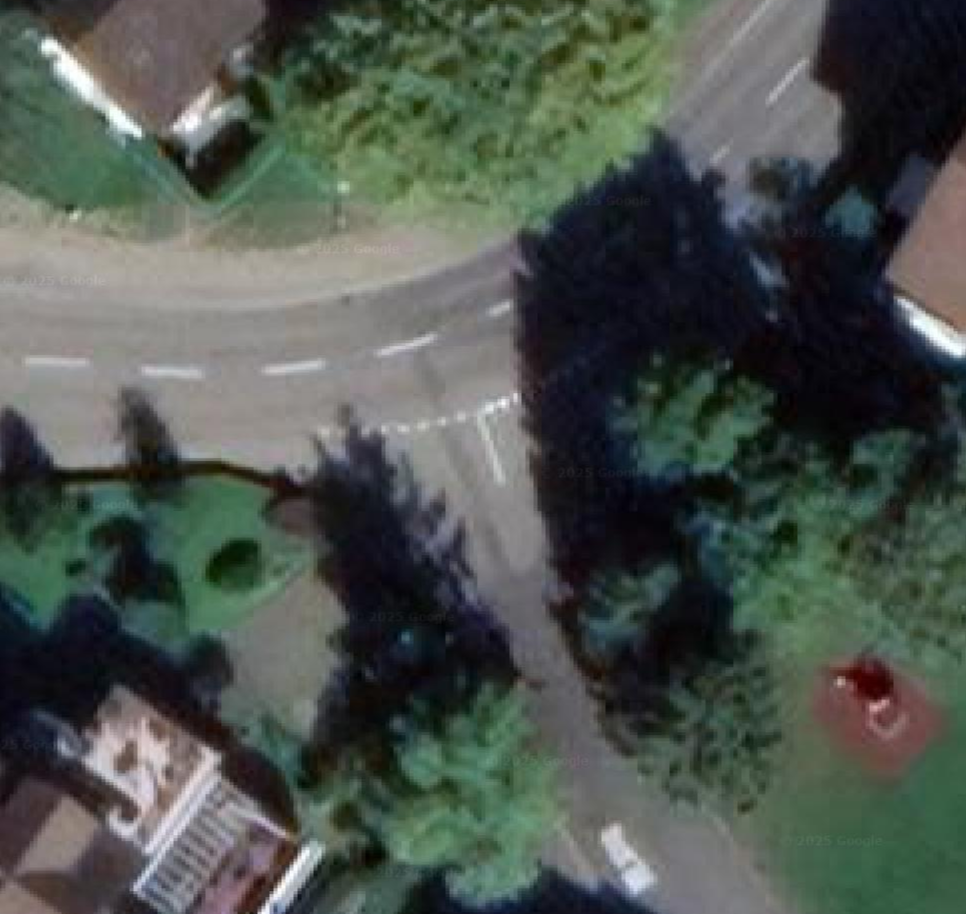
#> input picture experiments/map_samples/image copy 2.png, 966 x 914 px, given in place of drone.png, which was not available
$ python edge_detection_comparison.py   (older library calls are emulated)
#> lines starting #> are read from the running program, lines starting #| are printed output that depends on the picture; pictures that were not available may be replaced by others from this repository, and a replacement may not be noted
import cv2
import numpy as np
from pathlib import Path
import sys

def load_image(image_path):
    """Load an image and return it as a numpy array"""
    img = cv2.imread(str(image_path))
    if img is None:
        raise ValueError(f"Failed to load image: {image_path}")
    return img

def apply_sobel_edges(image):
    """Apply Sobel edge detection"""
    # Convert to grayscale
    gray = cv2.cvtColor(image, cv2.COLOR_BGR2GRAY)
    # Apply Sobel in both x and y directions
    sobelx = cv2.Sobel(gray, cv2.CV_64F, 1, 0, ksize=3)
    sobely = cv2.Sobel(gray, cv2.CV_64F, 0, 1, ksize=3)
    # Combine the results
    sobel = np.sqrt(sobelx**2 + sobely**2)
    # Normalize to 0-255
    sobel = cv2.normalize(sobel, None, 0, 255, cv2.NORM_MINMAX, dtype=cv2.CV_8U)
    return cv2.cvtColor(sobel, cv2.COLOR_GRAY2BGR)

def apply_canny_edges(image, threshold1=100, threshold2=200):
    """Apply Canny edge detection"""
    # Convert to grayscale
    gray = cv2.cvtColor(image, cv2.COLOR_BGR2GRAY)
    # Apply Canny
    edges = cv2.Canny(gray, threshold1, threshold2)
    return cv2.cvtColor(edges, cv2.COLOR_GRAY2BGR)

def apply_laplacian_edges(image):
    """Apply Laplacian edge detection"""
    # Convert to grayscale
    gray = cv2.cvtColor(image, cv2.COLOR_BGR2GRAY)
    # Apply Laplacian
    laplacian = cv2.Laplacian(gray, cv2.CV_64F)
    # Convert to absolute values
    laplacian = np.uint8(np.absolute(laplacian))
    return cv2.cvtColor(laplacian, cv2.COLOR_GRAY2BGR)

def create_comparison_image(images, titles):
    """Create a side-by-side comparison of images"""
    # Get the height of the first image
    height = images[0].shape[0]
    # Calculate total width
    total_width = sum(img.shape[1] for img in images)

    # Create a blank image
    comparison = np.zeros((height, total_width, 3), dtype=np.uint8)

    # Place each image side by side
    x_offset = 0
    for img in images:
        comparison[0:height, x_offset:x_offset + img.shape[1]] = img
        x_offset += img.shape[1]

    return comparison

def save_image(image, output_path):
    """Save an image to the specified path"""
    cv2.imwrite(str(output_path), image)

def main():
    try:
        print("Starting edge detection comparison...")

        # Define paths
        base_path = Path(__file__).parent
        drone_path = base_path / "drone.png"
        google_path = base_path / "google.png"

        # Create output directory
        output_dir = base_path / "processed"
        output_dir.mkdir(exist_ok=True)

        # Load images
        print("Loading images...")
        drone_img = load_image(drone_path)
#> in load_image, img is the input picture: shape (914, 966, 3); mean B, G, R 77.9, 84.1, 76.5
        google_img = load_image(google_path)
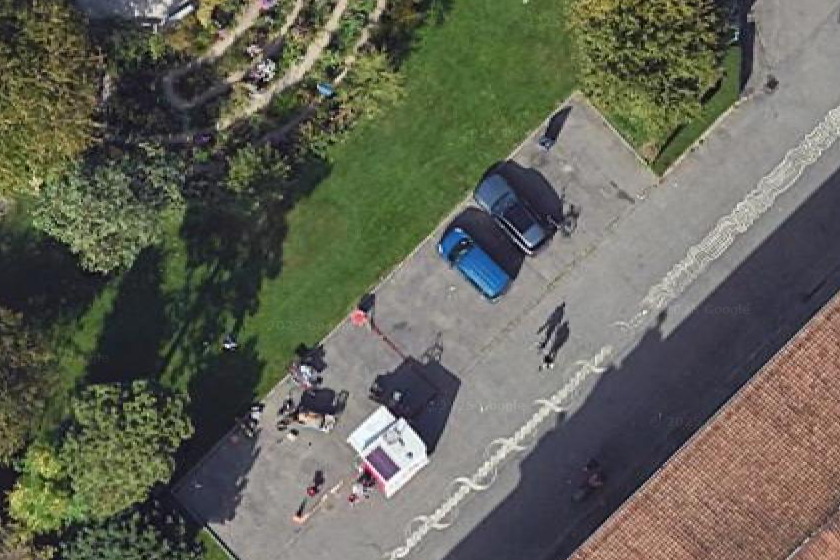
#> input picture experiments/preprocessing_samples/google.png, 840 x 560 px
#> in load_image, img is the input picture: shape (560, 840, 3); mean B, G, R 87.6, 100.2, 99.2

        print(f"Original drone image shape: {drone_img.shape}")
#| Original drone image shape: (914, 966, 3)
        print(f"Original Google image shape: {google_img.shape}")
#| Original Google image shape: (560, 840, 3)

        # Resize drone image to match Google image's width while maintaining aspect ratio
        target_width = google_img.shape[1]
#> target_width = 840
        aspect_ratio = drone_img.shape[0] / drone_img.shape[1]
#> aspect_ratio = 0.946
        target_height = int(target_width * aspect_ratio)
#> target_height = 794
        drone_resized = cv2.resize(drone_img, (target_width, target_height))
        print(f"Resized drone image shape: {drone_resized.shape}")
#| Resized drone image shape: (794, 840, 3)

        # Apply different edge detection methods to drone image
        print("Applying edge detection to drone image...")
        drone_sobel = apply_sobel_edges(drone_resized)
        drone_canny = apply_canny_edges(drone_resized)
#> in apply_canny_edges, `edges = cv2.Canny(gray, threshold1, threshold2)`:
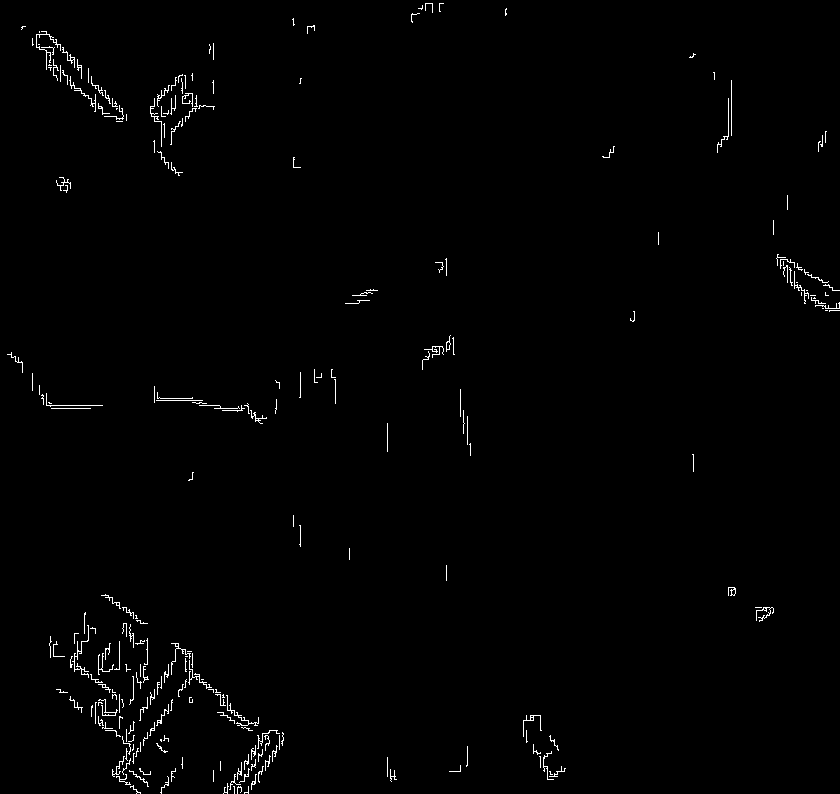
#> edges: shape (794, 840); 0.95% white in thin lines or dots
#> in apply_canny_edges, `return cv2.cvtColor(edges, cv2.COLOR_GRAY2BGR)`: returned value: shape (794, 840, 3); 0.95% white in thin lines or dots
        drone_laplacian = apply_laplacian_edges(drone_resized)

        # Apply different edge detection methods to Google image
        print("Applying edge detection to Google image...")
        google_sobel = apply_sobel_edges(google_img)
#> in apply_sobel_edges (call 2), `sobely = cv2.Sobel(gray, cv2.CV_64F, 0, 1, ksize=3)`:
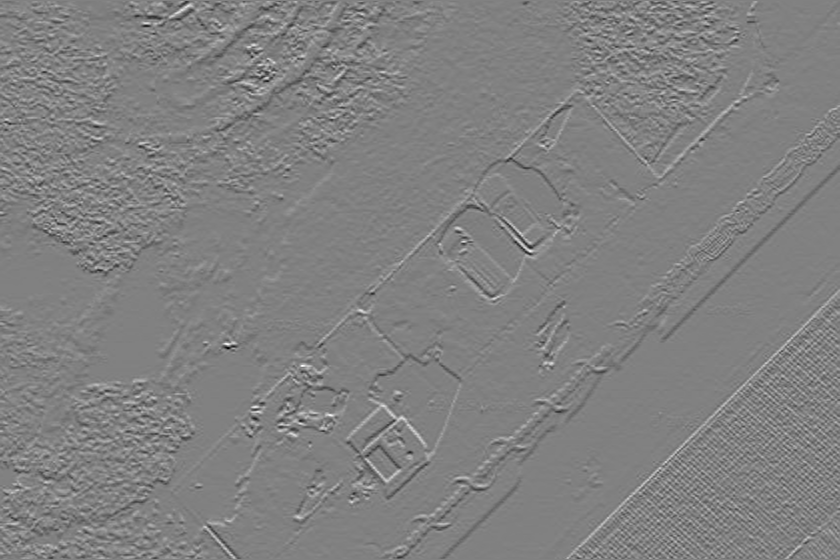
#> sobely: shape (560, 840) float64; min -705, max 688, mean 0.1; drawn with min black and max white
        google_canny = apply_canny_edges(google_img)
#> in apply_canny_edges (call 2), `edges = cv2.Canny(gray, threshold1, threshold2)`: edges: shape (560, 840); 11.5% white in thin lines or dots
#> in apply_canny_edges (call 2), `return cv2.cvtColor(edges, cv2.COLOR_GRAY2BGR)`: returned value: shape (560, 840, 3); 11.5% white in thin lines or dots
        google_laplacian = apply_laplacian_edges(google_img)
#> in apply_laplacian_edges (call 2), `laplacian = np.uint8(np.absolute(laplacian))`:
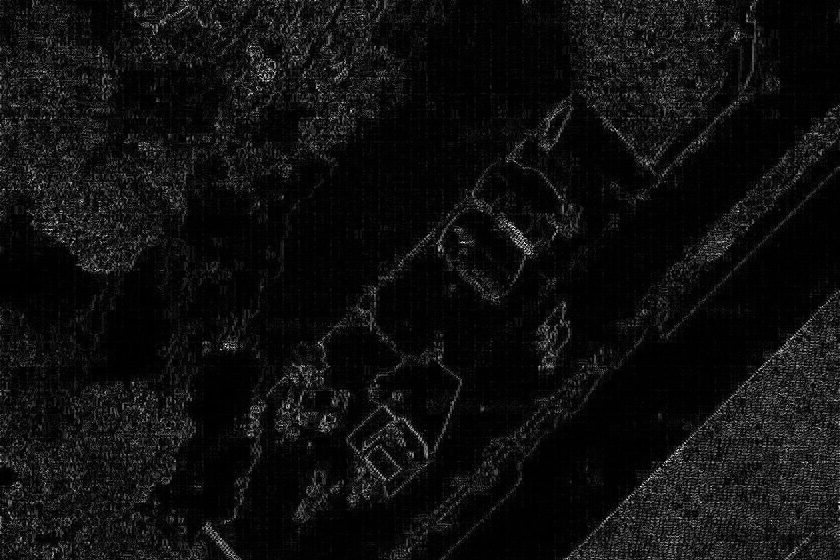
#> laplacian: shape (560, 840); min 0, max 255, mean 15

        # Create comparison images
        print("Creating comparison images...")
        drone_comparison = np.hstack([
            drone_resized,     # Original
            drone_sobel,       # Sobel
            drone_canny,       # Canny
            drone_laplacian    # Laplacian
        ])
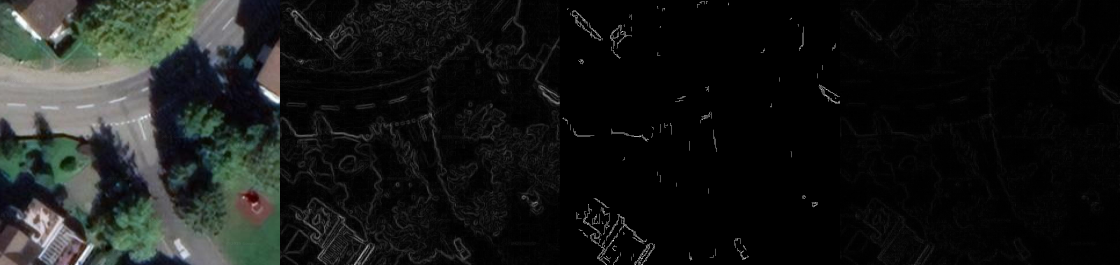
#> drone_comparison: shape (794, 3360, 3) (shown at 1/3 size); mean B, G, R 24, 25.5, 23.6

        google_comparison = np.hstack([
            google_img,        # Original
            google_sobel,      # Sobel
            google_canny,      # Canny
            google_laplacian   # Laplacian
        ])
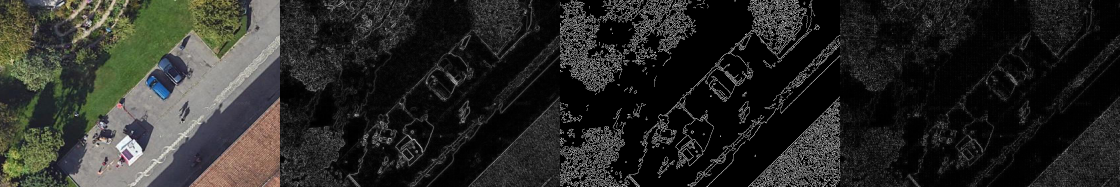
#> google_comparison: shape (560, 3360, 3) (shown at 1/3 size); mean B, G, R 38.9, 42, 41.8

        # Stack the comparisons vertically
        final_comparison = np.vstack([drone_comparison, google_comparison])
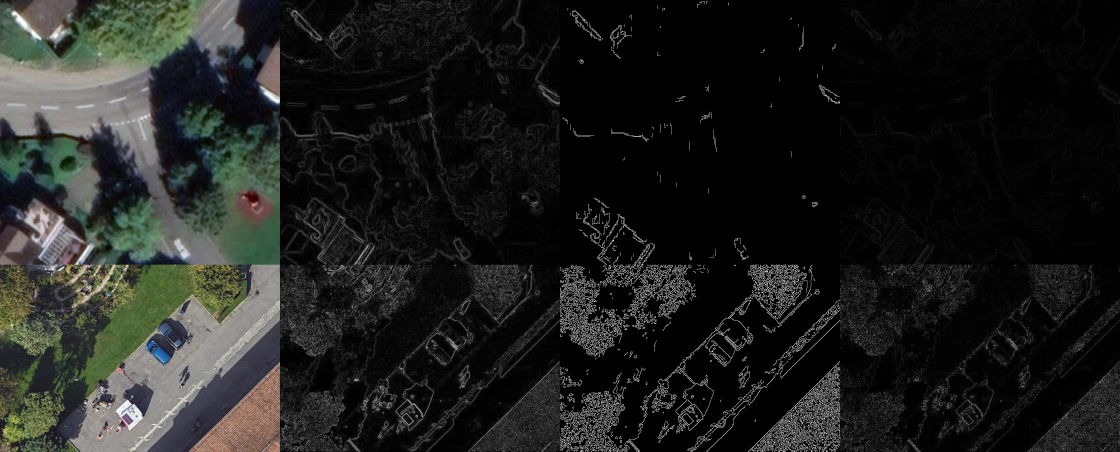
#> final_comparison: shape (1354, 3360, 3) (shown at 1/3 size); mean B, G, R 30.1, 32.4, 31.1

        # Save comparison image
        save_image(final_comparison, output_dir / "edge_detection_comparison.png")
        print("Processing complete. Check the 'processed' directory for results.")

    except Exception as e:
        print(f"Error occurred: {str(e)}", file=sys.stderr)
        raise

if __name__ == "__main__":
    main()
